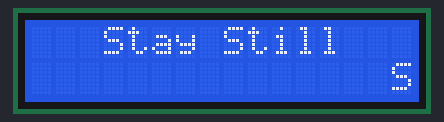
Simulated run of this sketch. Board: Arduino Uno, built with avr-gcc and run on an emulated ATmega328P. On the bench: 16×2 character LCD.

Above: at 0.19 s.
At 4.21 s:
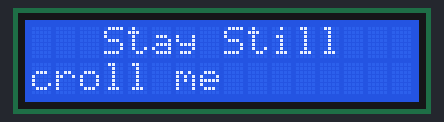
At 4.71 s:
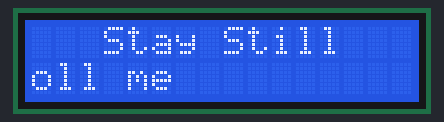
At 5.21 s:
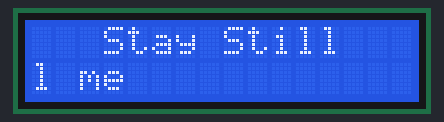
At 5.71 s:
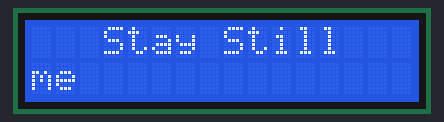
At 6.22 s:
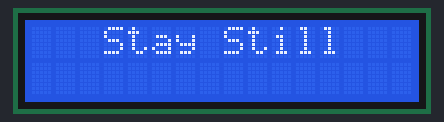

Measured:
- by itself, everything shown: repeats every 6.3 s, in 25 steps

The sketch:

LCD_Scroll.ino
```cpp
#include <LiquidCrystal.h>
LiquidCrystal lcd(8,9,4,5,6,7);
char * message = "Scroll me";

void setup()
{
 lcd.begin (16,2);
 lcd.setCursor(3,0);
 lcd.print("Stay Still");
}

void loop()
{
 for (int printStart = 15; printStart >= 0; printStart--)  //scroll on from right
 {
   showLetters(printStart, 0);
 }

 for (int letter = 1; letter <= strlen(message); letter++)  //scroll off to left
 {
   showLetters(0, letter);
 }
}

void showLetters(int printStart, int startLetter)
{
 lcd.setCursor(printStart,1);
 for (int currentLetter = startLetter; currentLetter < strlen(message); currentLetter++)
 {
   lcd.print(message[currentLetter]);
 }
 lcd.print(" ");
 delay(250);
}
```
